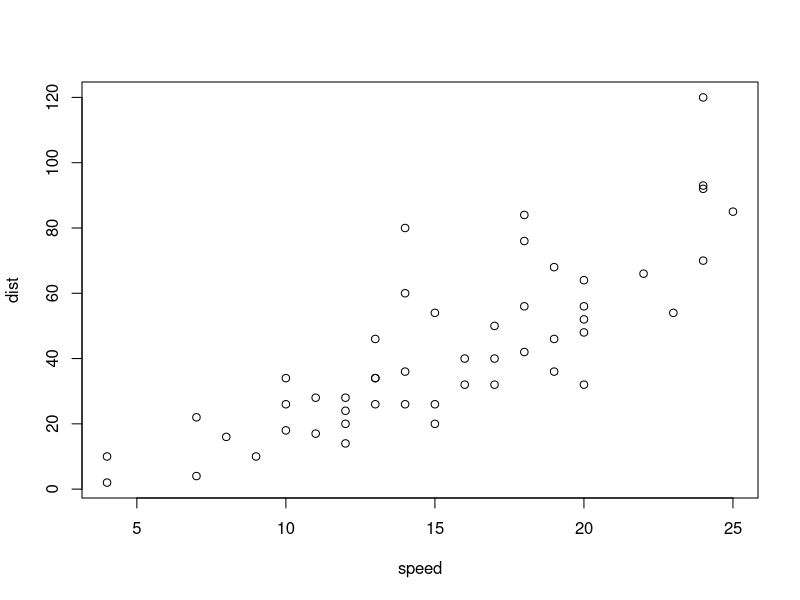
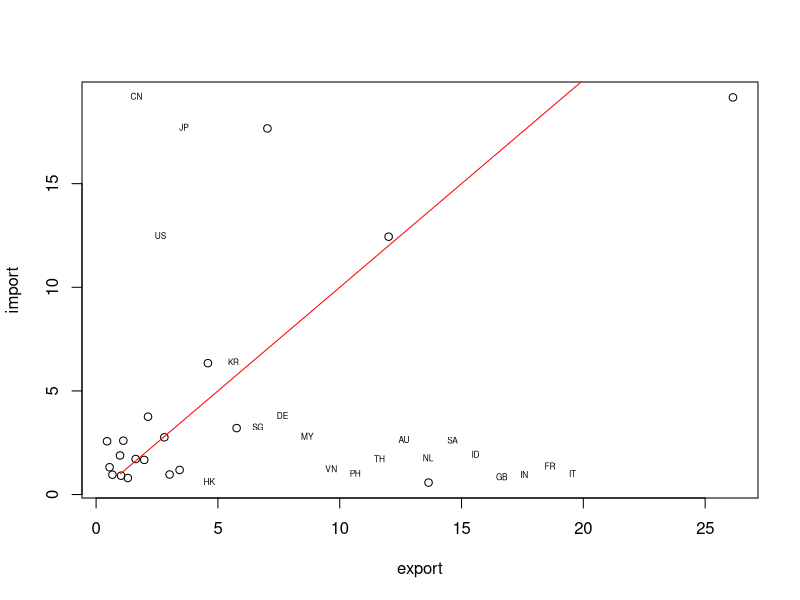

Recreate these plots in R, in order.
plot(cars) #cars是預設資料集，有speed跟dist的變數
cars #可以看到cars長什麼樣子
View(cars) #也可以用這個方式看，要注意大寫的V
length(cars) #資料長度
ncol(cars) #number of column
nrow(cars) #number of row
class(cars) #了解資料型態（在R裡面，只要是two dimension的，就會是data fram
class(cars$speed) #了解資料表中的變數型態
class(cars$dist)
colnames(cars) #行列名稱
class(colnames(cars)) #資料型態是character
cars$speed #輸出speed中所有的值
length(cars$speed)

#可以用option去選取colomn mode
# <- 是assign
# c 是一個vector
country <- c("CN" ,"US","JP","HK","KR","SG","DE","MY","VN","PH","TH","AU","NL","SA","ID","GB","IN","FR","IT")
import <-c(19.162,12.441,17.664,0.577,6.340,3.207,3.756,2.762,1.185,0.967,1.672,2.600,1.715,2.572,1.885,0.800,0.909,1.318,0.957)
export <-c(26.142,12.008,7.032,13.646,4.589,5.768,2.131,2.802,3.428,3.019,1.976,1.118,1.624,0.449,0.983,1.302,1.027,0.553,0.670)

df <- data.frame(export, import)
plot(df)
#pos: 文字在點點的哪裡，有1（下面）2（左邊）3（上面）4（右邊）
#cex: 標籤字體的大小
text(import, labels=country, cex=0.5, pos=4)
lines(c(1:25),col='red')
